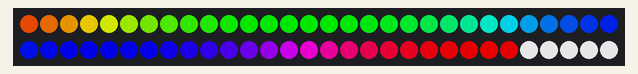
Simulated run of this sketch. Board: Arduino Uno, built with avr-gcc and run on an emulated ATmega328P. Shown: 60 RGB LEDs in strip order, left to right, continuing on the next row. Dim RGB values are drawn brighter than linear; the strip is taken to match the declared colour order.

Above: at 13.1 s.
At 14.79 s:
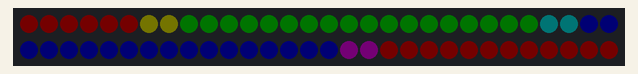
At 16.58 s:
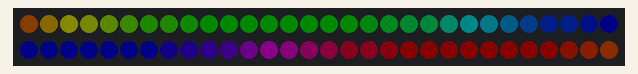
At 19.86 s:
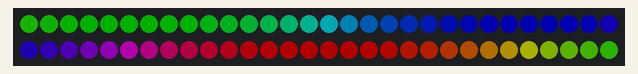
At 23.24 s:
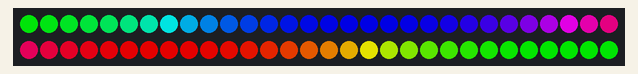
At 39.94 s:
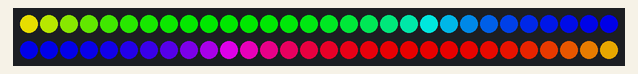

The sketch:

RGBWstrandtest.ino
```cpp
// NeoPixel test program showing use of the WHITE channel for RGBW
// pixels only (won't look correct on regular RGB NeoPixel strips).

#include <Adafruit_NeoPixel.h>
#ifdef __AVR__
 #include <avr/power.h> // Required for 16 MHz Adafruit Trinket
#endif

// Which pin on the Arduino is connected to the NeoPixels?
// On a Trinket or Gemma we suggest changing this to 1:
#define LED_PIN     13

// How many NeoPixels are attached to the Arduino?
#define LED_COUNT  60

// NeoPixel brightness, 0 (min) to 255 (max)
#define BRIGHTNESS 180 // Set BRIGHTNESS to about 1/5 (max = 255)

// Declare our NeoPixel strip object:
Adafruit_NeoPixel strip(LED_COUNT, LED_PIN, NEO_RGBW + NEO_KHZ800);
// Argument 1 = Number of pixels in NeoPixel strip
// Argument 2 = Arduino pin number (most are valid)
// Argument 3 = Pixel type flags, add together as needed:
//   NEO_KHZ800  800 KHz bitstream (most NeoPixel products w/WS2812 LEDs)
//   NEO_KHZ400  400 KHz (classic 'v1' (not v2) FLORA pixels, WS2811 drivers)
//   NEO_GRB     Pixels are wired for GRB bitstream (most NeoPixel products)
//   NEO_RGB     Pixels are wired for RGB bitstream (v1 FLORA pixels, not v2)
//   NEO_RGBW    Pixels are wired for RGBW bitstream (NeoPixel RGBW products)

void setup() {
  // These lines are specifically to support the Adafruit Trinket 5V 16 MHz.
  // Any other board, you can remove this part (but no harm leaving it):
#if defined(__AVR_ATtiny85__) && (F_CPU == 16000000)
  clock_prescale_set(clock_div_1);
#endif
  // END of Trinket-specific code.

  strip.begin();           // INITIALIZE NeoPixel strip object (REQUIRED)
  strip.show();            // Turn OFF all pixels ASAP
  strip.setBrightness(BRIGHTNESS);
}

void loop() {
  // Fill along the length of the strip in various colors...
//  colorWipe(strip.Color(255,   0,   0)     , 50); // Red
//  colorWipe(strip.Color(  0, 255,   0)     , 50); // Green
//  colorWipe(strip.Color(  0,   0, 255)     , 50); // Blue
//  colorWipe(strip.Color(  0,   0,   0, 255), 50); // True white (not RGB white)

  whiteOverRainbow(25, 5);

  //pulseWhite(5);

  rainbowFade2White(3, 3, 1);
}

// Fill strip pixels one after another with a color. Strip is NOT cleared
// first; anything there will be covered pixel by pixel. Pass in color
// (as a single 'packed' 32-bit value, which you can get by calling
// strip.Color(red, green, blue) as shown in the loop() function above),
// and a delay time (in milliseconds) between pixels.
void colorWipe(uint32_t color, int wait) {
  for(int i=0; i<strip.numPixels(); i++) { // For each pixel in strip...
    strip.setPixelColor(i, color);         //  Set pixel's color (in RAM)
    strip.show();                          //  Update strip to match
    delay(wait);                           //  Pause for a moment
  }
}

void whiteOverRainbow(int whiteSpeed, int whiteLength) {

  if(whiteLength >= strip.numPixels()) whiteLength = strip.numPixels() - 1;

  int      head          = whiteLength - 1;
  int      tail          = 0;
  int      loops         = 3;
  int      loopNum       = 0;
  uint32_t lastTime      = millis();
  uint32_t firstPixelHue = 0;

  for(;;) { // Repeat forever (or until a 'break' or 'return')
    for(int i=0; i<strip.numPixels(); i++) {  // For each pixel in strip...
      if(((i >= tail) && (i <= head)) ||      //  If between head & tail...
         ((tail > head) && ((i >= tail) || (i <= head)))) {
        strip.setPixelColor(i, strip.Color(0, 0, 0, 255)); // Set white
      } else {                                             // else set rainbow
        int pixelHue = firstPixelHue + (i * 65536L / strip.numPixels());
        strip.setPixelColor(i, strip.gamma32(strip.ColorHSV(pixelHue)));
      }
    }

    strip.show(); // Update strip with new contents
    // There's no delay here, it just runs full-tilt until the timer and
    // counter combination below runs out.

    firstPixelHue += 40; // Advance just a little along the color wheel

    if((millis() - lastTime) > whiteSpeed) { // Time to update head/tail?
      if(++head >= strip.numPixels()) {      // Advance head, wrap around
        head = 0;
        if(++loopNum >= loops) return;
      }
      if(++tail >= strip.numPixels()) {      // Advance tail, wrap around
        tail = 0;
      }
      lastTime = millis();                   // Save time of last movement
    }
  }
}

void pulseWhite(uint8_t wait) {
  for(int j=0; j<256; j++) { // Ramp up from 0 to 255
    // Fill entire strip with white at gamma-corrected brightness level 'j':
    strip.fill(strip.Color(0, 0, 0, strip.gamma8(j)));
    strip.show();
    delay(wait);
  }

  for(int j=255; j>=0; j--) { // Ramp down from 255 to 0
    strip.fill(strip.Color(0, 0, 0, strip.gamma8(j)));
    strip.show();
    delay(wait);
  }
}

void rainbowFade2White(int wait, int rainbowLoops, int whiteLoops) {
  int fadeVal=0, fadeMax=100;

  // Hue of first pixel runs 'rainbowLoops' complete loops through the color
  // wheel. Color wheel has a range of 65536 but it's OK if we roll over, so
  // just count from 0 to rainbowLoops*65536, using steps of 256 so we
  // advance around the wheel at a decent clip.
  for(uint32_t firstPixelHue = 0; firstPixelHue < rainbowLoops*65536;
    firstPixelHue += 256) {

    for(int i=0; i<strip.numPixels(); i++) { // For each pixel in strip...

      // Offset pixel hue by an amount to make one full revolution of the
      // color wheel (range of 65536) along the length of the strip
      // (strip.numPixels() steps):
      uint32_t pixelHue = firstPixelHue + (i * 65536L / strip.numPixels());

      // strip.ColorHSV() can take 1 or 3 arguments: a hue (0 to 65535) or
      // optionally add saturation and value (brightness) (each 0 to 255).
      // Here we're using just the three-argument variant, though the
      // second value (saturation) is a constant 255.
      strip.setPixelColor(i, strip.gamma32(strip.ColorHSV(pixelHue, 255,
        255 * fadeVal / fadeMax)));
    }

    strip.show();
    delay(wait);

    if(firstPixelHue < 65536) {                              // First loop,
      if(fadeVal < fadeMax) fadeVal++;                       // fade in
    } else if(firstPixelHue >= ((rainbowLoops-1) * 65536)) { // Last loop,
      if(fadeVal > 0) fadeVal--;                             // fade out
    } else {
      fadeVal = fadeMax; // Interim loop, make sure fade is at max
    }
  }

  for(int k=0; k<whiteLoops; k++) {
    for(int j=0; j<256; j++) { // Ramp up 0 to 255
      // Fill entire strip with white at gamma-corrected brightness level 'j':
      strip.fill(strip.Color(0, 0, 0, strip.gamma8(j)));
      strip.show();
    }
    delay(1000); // Pause 1 second
    for(int j=255; j>=0; j--) { // Ramp down 255 to 0
      strip.fill(strip.Color(0, 0, 0, strip.gamma8(j)));
      strip.show();
    }
  }

  delay(500); // Pause 1/2 second
}
```
